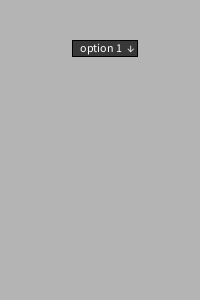
Frame 1 (no input)
Frame 60 (the mouse pressed at the canvas centre just before this capture): identical to frame 1, image omitted
Frame 120 (the mouse held since frame 60 and released just before this capture): identical to frame 1, image omitted

The Processing sketch that drew this single still picture (run headless with seeded random() and noise(); from frame 60 on, the mouse is pressed at the canvas centre):

// Processing sketch: combobox_class
// ── combobox_class.pde
//combo ☐↓ class
String[] s = {"option 1","options 2"};
comboBox combo = new comboBox(s, 0, 80, 40);

void setup() {
  size(200, 300);
}

void draw() {
  background(180);
  combo.update();
}

class comboBox {
  boolean opened = false;
  int padding = 16;
  int w, h = 16, x, y;
  String[] options;
  int selected;
  int longestptr = 0;
  color boxColor = #383838; color textColor = #FFFFFF; color dropColor = #434343;
  comboBox(String[] list, int defaultselect, int xpos, int ypos) {
    options = list;
    selected = defaultselect;
    x = xpos;
    y = ypos;
  }
  void update() {
    getLongestWord();
    drawBaseBox();
    
  }
  void getLongestWord() {
    for(int i = 0; i < options.length - 1; i++){
      if(textWidth(options[i]) >= textWidth(options[longestptr]))
        longestptr = i;
    }
    w = int(textWidth(options[longestptr]) + padding);
  }
  void drawBaseBox() {
    stroke(0);
    fill(boxColor);
    rect(x - (padding / 2), y, w + 8, h);
    fill(textColor);
    text(options[selected], x, y + 12);
    if(!opened)
      text("↓", x + w - 10, y + 12);
    else
      text("↑", x + w - 10, y + 12);
    updateSelected();
  }
  void updateSelected() {
    if((mouseX >= x - (padding / 2) && mouseX <= x - (padding / 2) + w + 8) && (mouseY >= y && mouseY <= y + h) && mousePressed)
    {
      opened = !opened;
      delay(50);
    }
    if(opened) {
      for(int i = 1; i <= options.length; i++){
        fill(dropColor);
        rect(x - (padding / 2), y + (h * i), w + 8, h);
        fill(textColor);
        text(options[i - 1], x, y + (h * i) + 12);
        //if statement to check which option is clicked and set selected to that value
        if(((mouseX >= x - (padding / 2) && mouseX <= x - (padding / 2) + w + 8) && (mouseY >= y + (h * i) && mouseY <= y + (h * i) + h)) && mousePressed)
        {
          selected = i - 1;
          opened = false;
        }
      }
    }
  }
}
